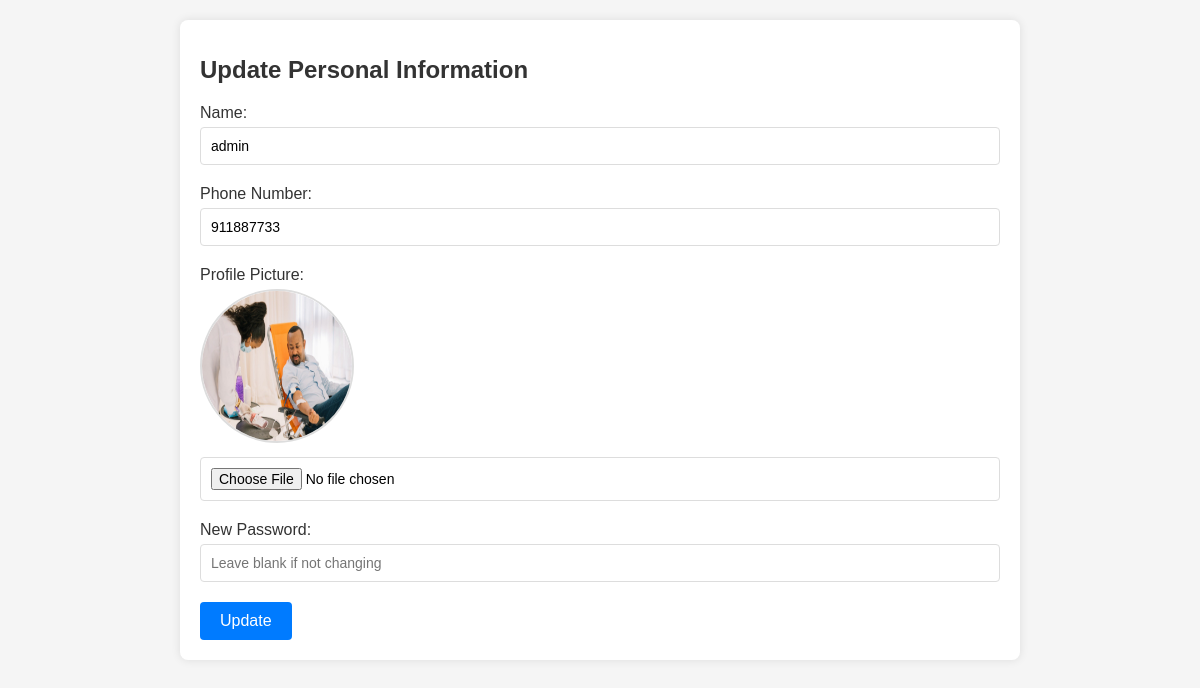
The app's page /pages/admin/update_info.php (signed in) with its own data.
### tables this page shows
CREATE TABLE `users` (
  `id` int(11) NOT NULL,
  `name` varchar(100) DEFAULT NULL,
  `email` varchar(100) DEFAULT NULL,
  `password` varchar(255) DEFAULT NULL,
  `role` enum('admin','donor','nurse','inventory_manager','hospital') NOT NULL,
  `is_verified` tinyint(1) DEFAULT 0,
  `last_donation_date` date DEFAULT NULL,
  `verification_token` varchar(255) DEFAULT NULL,
  `height` varchar(10) DEFAULT NULL,
  `weight` varchar(10) DEFAULT NULL,
  `blood_type` varchar(10) DEFAULT NULL,
  `sex` enum('Male','Female') NOT NULL,
  `profile_picture` varchar(255) DEFAULT NULL,
  `phone` varchar(15) DEFAULT NULL,
  `address` varchar(255) DEFAULT NULL,
  `status` enum('active','blocked') DEFAULT 'active'
);

### pages/admin/update_info.php (the view, shortened to what this page needs)
<?php
include '../../includes/db.php';
$admin_id = $_SESSION['user_id'];
$profile_picture = '';
if ($_SERVER["REQUEST_METHOD"] == "GET") {
    $stmt = $mysqli->prepare("SELECT name, email, phone, profile_picture FROM users WHERE id = ? AND role = 'admin'");
    $stmt->bind_param('i', $admin_id);
    $stmt->execute();
    $stmt->bind_result($name, $email, $phone, $profile_picture);
}
?>
<!DOCTYPE html>
<html lang="en">
<head>
    <link rel="stylesheet" href="../../css/styles.css">
</head>
<body>
    <div class="container">
        <h1>Update Personal Information</h1>
        <form action="update_info.php" method="POST" enctype="multipart/form-data">
            <label for="name">Name:</label>
            <input type="text" id="name" name="name" value="<?php echo htmlspecialchars($name); ?>" required>
            <label for="phone">Phone Number:</label>
            <input type="text" id="phone" name="phone" value="<?php echo htmlspecialchars($phone); ?>" required>
            <label for="profile_picture">Profile Picture:</label>
            <?php if ($profile_picture): ?>
                <div>
                    <img src="../../uploads/profile_pictures/<?php echo htmlspecialchars($profile_picture); ?>" alt="Profile Picture" class="profile-img">
                </div>
            <?php endif; ?>
            <input type="file" id="profile_picture" name="profile_picture" accept="image/*">
            <label for="password">New Password:</label>
            <input type="password" id="password" name="password" placeholder="Leave blank if not changing">
            <button type="submit">Update</button>
        </form>
    </div>
</body>
</html>

### css/styles.css (style rules this page uses)
body { font-family: Arial, sans-serif; margin: 0; padding: 0; }

### pages/admin/update_info.php (style rules this page uses)
body { font-family: Arial, sans-serif; background-color: #f5f5f5; margin: 0; padding: 0; }
.container { max-width: 800px; margin: auto; padding: 20px; background-color: #fff; box-shadow: 0 0 10px rgba(0, 0, 0, 0.1); border-radius: 8px; margin-top: 20px; }
h1 { font-size: 24px; color: #333; margin-bottom: 20px; }
label { font-size: 16px; color: #333; display: block; margin-bottom: 5px; }
input[type="text"], input[type="password"], input[type="file"] { width: 100%; padding: 10px; margin-bottom: 20px; border: 1px solid #ddd; border-radius: 4px; font-size: 14px; box-sizing: border-box; }
button { background-color: #007bff; color: #fff; border: none; padding: 10px 20px; border-radius: 4px; font-size: 16px; cursor: pointer; transition: background-color 0.3s; }
.profile-img { width: 150px; height: 150px; border-radius: 50%; border: 2px solid #ddd; margin-bottom: 10px; }

### records on screen
users: name "admin", phone "911887733", profile_picture (picture)
